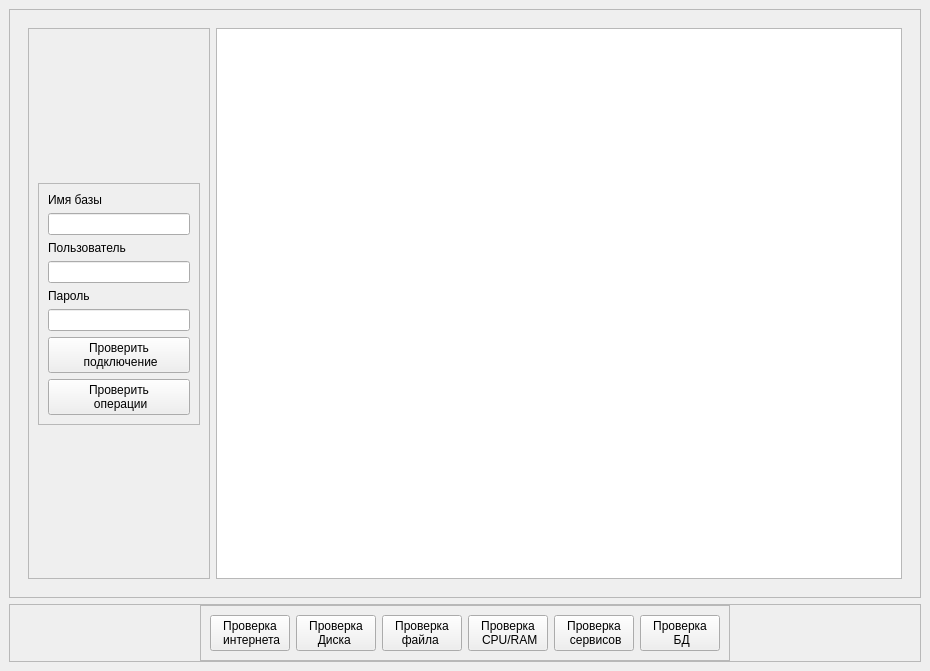
<?xml version="1.0" encoding="UTF-8"?>
<ui version="4.0">
 <class>MainWindow</class>
 <widget class="QMainWindow" name="MainWindow">
  <property name="geometry">
   <rect>
    <x>0</x>
    <y>0</y>
    <width>930</width>
    <height>671</height>
   </rect>
  </property>
  <property name="windowTitle">
   <string>MainWindow</string>
  </property>
  <widget class="QWidget" name="centralwidget">
   <layout class="QVBoxLayout" name="verticalLayout">
    <item>
     <widget class="QFrame" name="frame_3">
      <property name="frameShape">
       <enum>QFrame::Shape::StyledPanel</enum>
      </property>
      <property name="frameShadow">
       <enum>QFrame::Shadow::Raised</enum>
      </property>
      <layout class="QVBoxLayout" name="verticalLayout_2">
       <item>
        <widget class="QStackedWidget" name="stackedWidget">
         <property name="currentIndex">
          <number>2</number>
         </property>
         <widget class="QWidget" name="page1">
          <layout class="QVBoxLayout" name="verticalLayout_3">
           <item>
            <widget class="QTextEdit" name="textEdit"/>
           </item>
          </layout>
         </widget>
         <widget class="QWidget" name="page3">
          <layout class="QVBoxLayout" name="verticalLayout_6">
           <item>
            <widget class="QTextEdit" name="textEdit_3"/>
           </item>
           <item>
            <widget class="QFrame" name="frame_6">
             <property name="frameShape">
              <enum>QFrame::Shape::StyledPanel</enum>
             </property>
             <property name="frameShadow">
              <enum>QFrame::Shadow::Raised</enum>
             </property>
             <layout class="QHBoxLayout" name="horizontalLayout_4">
              <item>
               <spacer name="horizontalSpacer_3">
                <property name="orientation">
                 <enum>Qt::Orientation::Horizontal</enum>
                </property>
                <property name="sizeHint" stdset="0">
                 <size>
                  <width>378</width>
                  <height>20</height>
                 </size>
                </property>
               </spacer>
              </item>
              <item>
               <widget class="QPushButton" name="choose_file">
                <property name="text">
                 <string>ВЫБРАТЬ 
 Файл</string>
                </property>
               </widget>
              </item>
              <item>
               <spacer name="horizontalSpacer_4">
                <property name="orientation">
                 <enum>Qt::Orientation::Horizontal</enum>
                </property>
                <property name="sizeHint" stdset="0">
                 <size>
                  <width>378</width>
                  <height>20</height>
                 </size>
                </property>
               </spacer>
              </item>
             </layout>
            </widget>
           </item>
          </layout>
         </widget>
         <widget class="QWidget" name="page2">
          <layout class="QHBoxLayout" name="horizontalLayout_3">
           <item>
            <widget class="QFrame" name="frame_5">
             <property name="maximumSize">
              <size>
               <width>182</width>
               <height>16777215</height>
              </size>
             </property>
             <property name="frameShape">
              <enum>QFrame::Shape::StyledPanel</enum>
             </property>
             <property name="frameShadow">
              <enum>QFrame::Shadow::Raised</enum>
             </property>
             <layout class="QVBoxLayout" name="verticalLayout_5">
              <item>
               <spacer name="verticalSpacer">
                <property name="orientation">
                 <enum>Qt::Orientation::Vertical</enum>
                </property>
                <property name="sizeHint" stdset="0">
                 <size>
                  <width>20</width>
                  <height>118</height>
                 </size>
                </property>
               </spacer>
              </item>
              <item>
               <widget class="QFrame" name="frame_4">
                <property name="frameShape">
                 <enum>QFrame::Shape::StyledPanel</enum>
                </property>
                <property name="frameShadow">
                 <enum>QFrame::Shadow::Raised</enum>
                </property>
                <layout class="QVBoxLayout" name="verticalLayout_4">
                 <item>
                  <widget class="QLabel" name="label">
                   <property name="text">
                    <string>Имя базы</string>
                   </property>
                  </widget>
                 </item>
                 <item>
                  <widget class="QLineEdit" name="name_line"/>
                 </item>
                 <item>
                  <widget class="QLabel" name="label_3">
                   <property name="text">
                    <string>Пользователь</string>
                   </property>
                  </widget>
                 </item>
                 <item>
                  <widget class="QLineEdit" name="user_line"/>
                 </item>
                 <item>
                  <widget class="QLabel" name="label_2">
                   <property name="text">
                    <string>Пароль</string>
                   </property>
                  </widget>
                 </item>
                 <item>
                  <widget class="QLineEdit" name="pass_line"/>
                 </item>
                 <item>
                  <widget class="QPushButton" name="check_db_btn">
                   <property name="text">
                    <string>Проверить
 подключение</string>
                   </property>
                  </widget>
                 </item>
                 <item>
                  <widget class="QPushButton" name="check_db_oper_btn">
                   <property name="text">
                    <string>Проверить
 операции</string>
                   </property>
                  </widget>
                 </item>
                </layout>
               </widget>
              </item>
              <item>
               <spacer name="verticalSpacer_2">
                <property name="orientation">
                 <enum>Qt::Orientation::Vertical</enum>
                </property>
                <property name="sizeHint" stdset="0">
                 <size>
                  <width>20</width>
                  <height>117</height>
                 </size>
                </property>
               </spacer>
              </item>
             </layout>
            </widget>
           </item>
           <item>
            <widget class="QTextEdit" name="textEdit_2"/>
           </item>
          </layout>
         </widget>
        </widget>
       </item>
      </layout>
     </widget>
    </item>
    <item>
     <widget class="QFrame" name="frame_2">
      <property name="maximumSize">
       <size>
        <width>16777215</width>
        <height>81</height>
       </size>
      </property>
      <property name="frameShape">
       <enum>QFrame::Shape::StyledPanel</enum>
      </property>
      <property name="frameShadow">
       <enum>QFrame::Shadow::Raised</enum>
      </property>
      <layout class="QHBoxLayout" name="horizontalLayout_2">
       <property name="spacing">
        <number>0</number>
       </property>
       <property name="leftMargin">
        <number>0</number>
       </property>
       <property name="topMargin">
        <number>0</number>
       </property>
       <property name="rightMargin">
        <number>0</number>
       </property>
       <property name="bottomMargin">
        <number>0</number>
       </property>
       <item>
        <spacer name="horizontalSpacer_2">
         <property name="orientation">
          <enum>Qt::Orientation::Horizontal</enum>
         </property>
         <property name="sizeHint" stdset="0">
          <size>
           <width>184</width>
           <height>20</height>
          </size>
         </property>
        </spacer>
       </item>
       <item>
        <widget class="QFrame" name="frame">
         <property name="frameShape">
          <enum>QFrame::Shape::StyledPanel</enum>
         </property>
         <property name="frameShadow">
          <enum>QFrame::Shadow::Raised</enum>
         </property>
         <layout class="QHBoxLayout" name="horizontalLayout">
          <item>
           <widget class="QPushButton" name="net_btn">
            <property name="text">
             <string>Проверка
 интернета</string>
            </property>
           </widget>
          </item>
          <item>
           <widget class="QPushButton" name="disk_btn">
            <property name="text">
             <string>Проверка
Диска </string>
            </property>
           </widget>
          </item>
          <item>
           <widget class="QPushButton" name="file_btn">
            <property name="text">
             <string>Проверка
файла </string>
            </property>
           </widget>
          </item>
          <item>
           <widget class="QPushButton" name="cpu_btn">
            <property name="text">
             <string>Проверка
 CPU/RAM</string>
            </property>
           </widget>
          </item>
          <item>
           <widget class="QPushButton" name="serv_btn">
            <property name="text">
             <string>Проверка
 сервисов</string>
            </property>
           </widget>
          </item>
          <item>
           <widget class="QPushButton" name="db_btn">
            <property name="text">
             <string>Проверка
 БД</string>
            </property>
           </widget>
          </item>
         </layout>
        </widget>
       </item>
       <item>
        <spacer name="horizontalSpacer">
         <property name="orientation">
          <enum>Qt::Orientation::Horizontal</enum>
         </property>
         <property name="sizeHint" stdset="0">
          <size>
           <width>40</width>
           <height>20</height>
          </size>
         </property>
        </spacer>
       </item>
      </layout>
     </widget>
    </item>
   </layout>
  </widget>
 </widget>
 <resources/>
 <connections/>
</ui>
